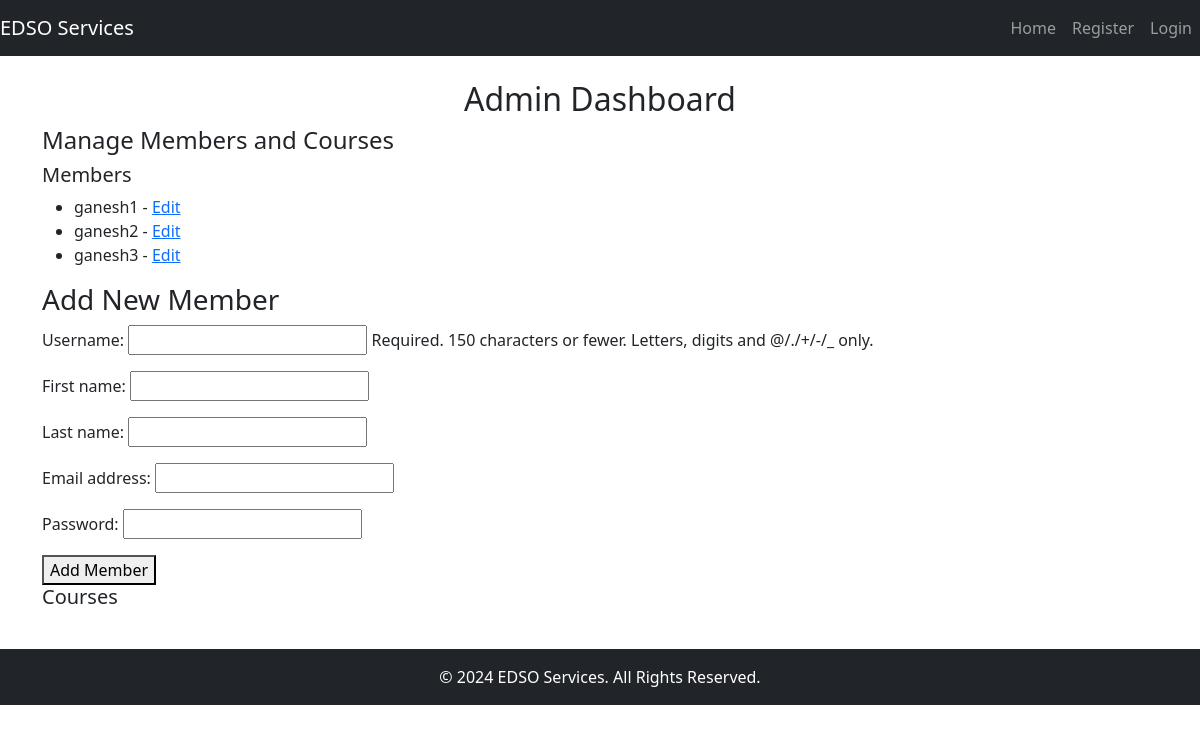
Page /admin_dashboard/ (signed in) on the earlier database version.
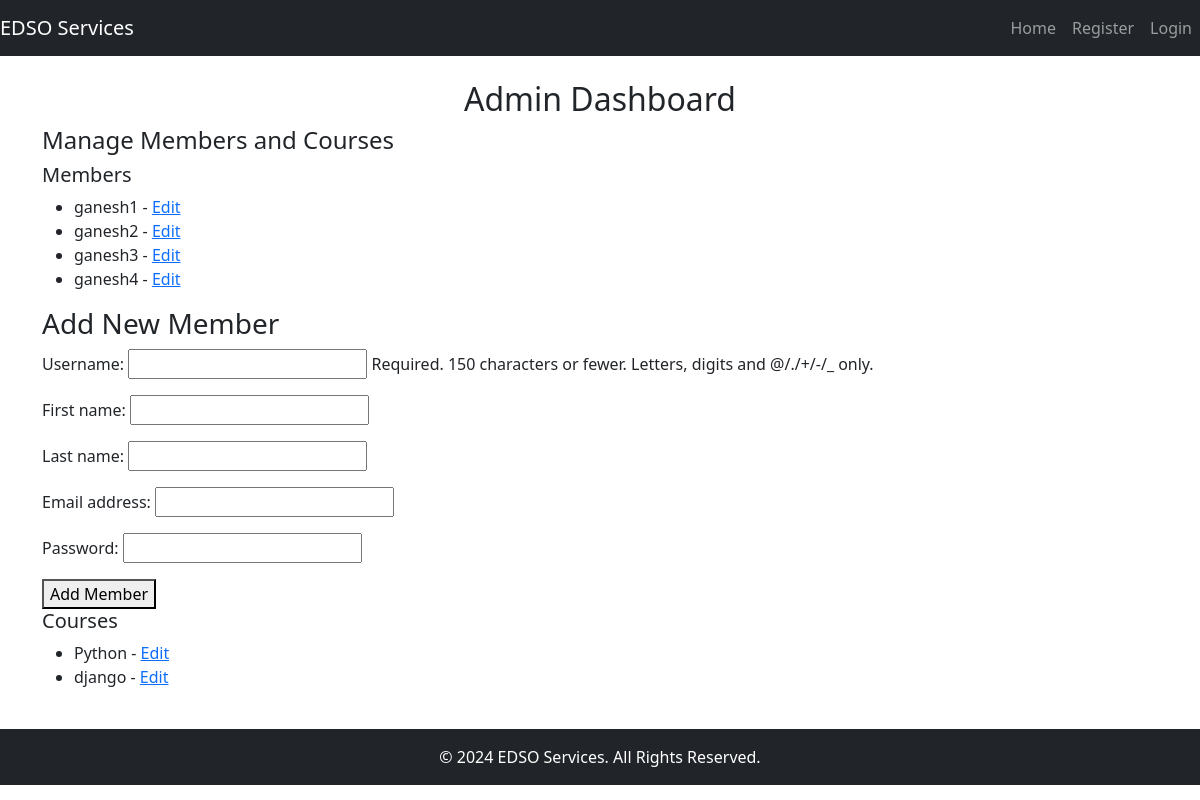
Same page on the later database version.
### edso_app/models.py (models this page shows, shortened)
class Member(models.Model):
    user = models.OneToOneField(CustomUser, on_delete=models.CASCADE)

class CustomUser(AbstractUser):
    is_member = models.BooleanField(default=False)
    is_admin = models.BooleanField(default=False)
    phone_number = models.CharField(max_length=15, blank=True, null=True)
    groups = models.ManyToManyField(
        'auth.Group',
        related_name='customuser_set',  # Custom reverse accessor for groups
        blank=True,
        help_text='The groups this user belongs to.',
        related_query_name='customuser'
    )
    user_permissions = models.ManyToManyField(
        'auth.Permission',
        related_name='customuser_set',  # Custom reverse accessor for user_permissions
        blank=True,
        help_text='Specific permissions for this user.',
        related_query_name='customuser'
    )

class Course(models.Model):
    name = models.CharField(max_length=100)
    description = models.TextField()
    created_at = models.DateTimeField(auto_now_add=True)

### edso_app/views.py (the view)
# urls.py: path('admin_dashboard/', views.admin_dashboard, name='admin_dashboard'),
@login_required
def admin_dashboard(request):
    if not request.user.is_superuser:
        return redirect('home')
    members = Member.objects.all()
    courses = Course.objects.all()
    if request.method == 'POST':
        form = MemberForm(request.POST)
        if form.is_valid():
            user = form.save(commit=False)
            user.set_password(form.cleaned_data['password'])  # Set the password correctly
            user.is_member = True
            user.is_staff = True
            user.save()  # Save the user
            Member.objects.create(user=user)
            messages.success(request, 'New member added successfully!')
            return redirect('admin_dashboard')  # Redirect back to the dashboard
    else:
        form = MemberForm()
    return render(request, 'edso_app/admin_dashboard.html', {'members': members, 'courses': courses, 'form': form})

### edso_app/forms.py
class MemberForm(forms.ModelForm):
    password = forms.CharField(widget=forms.PasswordInput(), validators=[password_validation.validate_password])
    class Meta:
        model = CustomUser  # Use CustomUser model instead of User
        fields = ['username', 'first_name', 'last_name', 'email', 'password']

### edso_app/templates/edso_app/admin_dashboard.html (shortened to what this page needs)
{% extends 'edso_app/base.html' %}
{% block content %}
<h2 class="text-center">Admin Dashboard</h2>
<h4>Manage Members and Courses</h4>
<div class="row">
    <div class="col-md-6">
        <h5>Members</h5>
        <ul>
            {% for member in members %}
            <li>{{ member.user.username }} - <a href="{% url 'edit_member' member.id %}">Edit</a></li>
            {% endfor %}
        </ul>
    </div>
    <h3>Add New Member</h3>
    <form method="POST">
      {{ form.as_p }}
      <button type="submit">Add Member</button>
    </form>
    <div class="col-md-6">
        <h5>Courses</h5>
        <ul>
            {% for course in courses %}
            <li>{{ course.name }} - <a href="{% url 'edit_course' course.id %}">Edit</a></li>
            {% endfor %}
        </ul>
    </div>
</div>
{% endblock %}

Differences in the rows shown:
added Member: user.username "ganesh4"
added Course: name "Python"
added Course: name "django"
